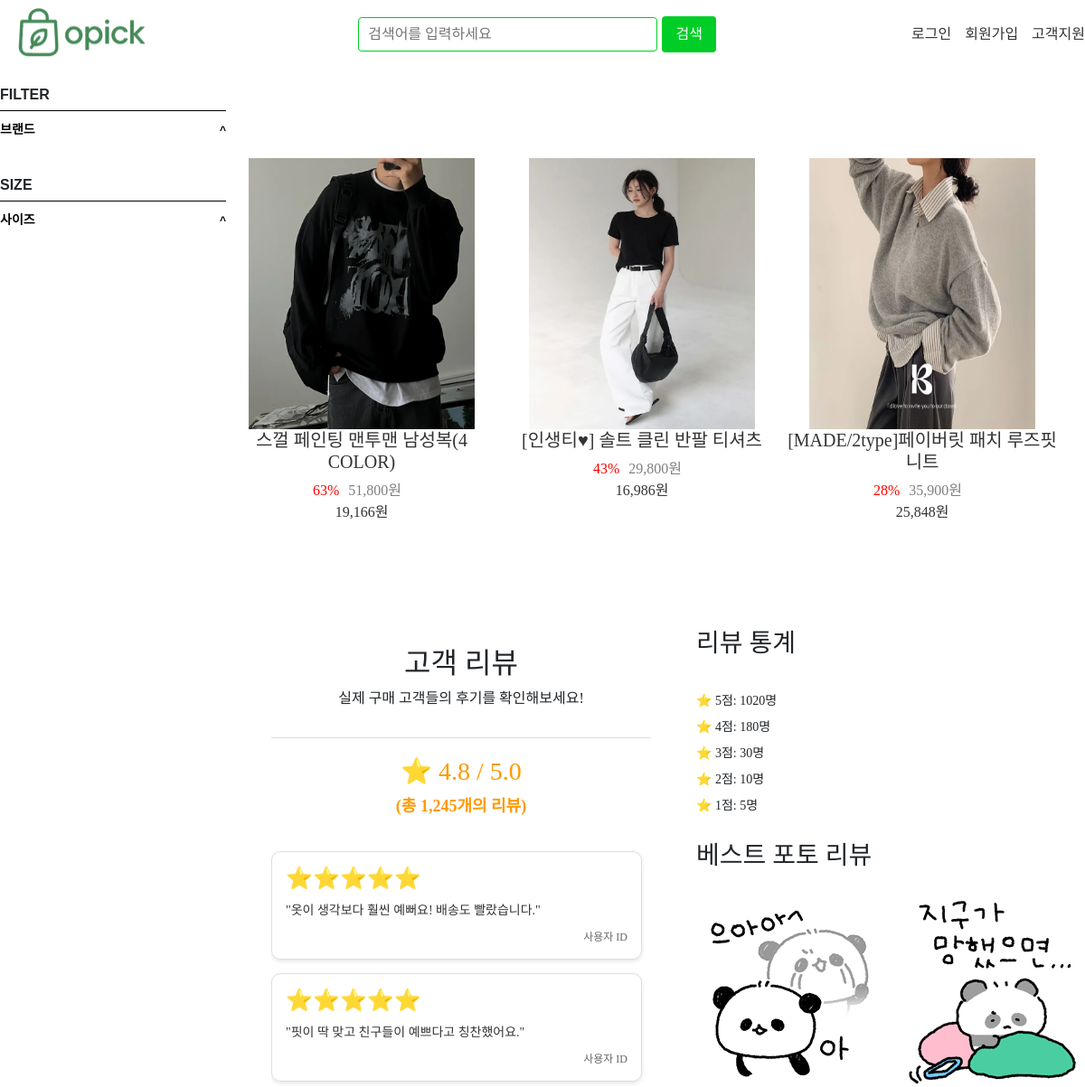
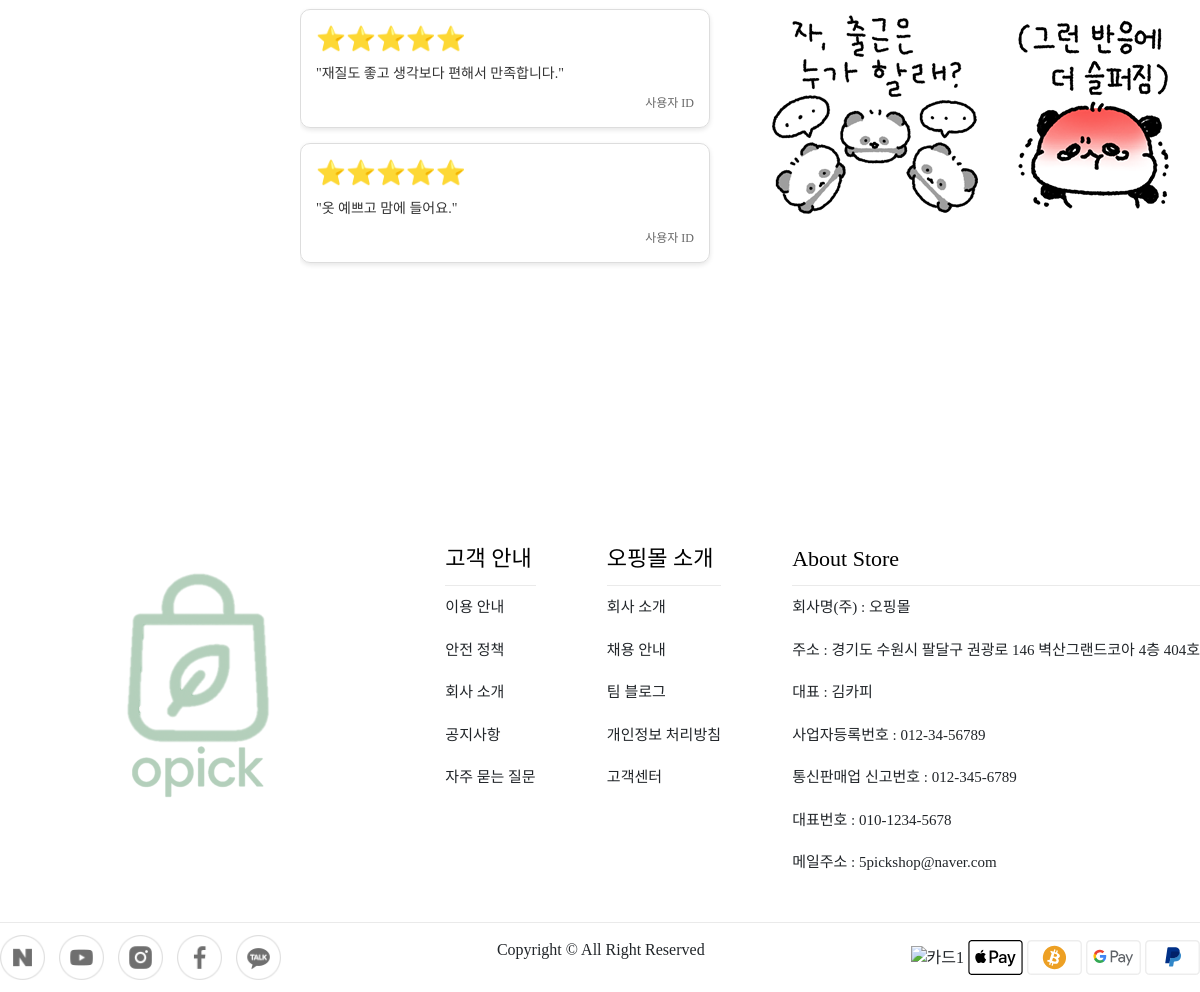
/items/list/, run on the app's committed database (2 pictures, top to bottom).
### main/models.py (models this page shows)
class Product(db.Model):
    id = db.Column(db.Integer, primary_key=True , autoincrement=True)  # db에 생성된 순서로 부여되는 id
    title = db.Column(db.String(200), nullable=False) # 제목 / 필수입력
    content = db.Column(db.Text(), nullable=False) # 글 내용 / 필수입력
    create_date = db.Column(db.DateTime, nullable=False) # 작성일, 시각 / 자동생성
    modify_date = db.Column(db.DateTime, nullable=True) # 글 수정시 수정시각 알려줌
    price = db.Column(db.Integer, nullable=False) # 가격 / 필수입력
    discount = db.Column(db.Integer, nullable=True) # 할인율저장 / 필수아님
    user_id = db.Column(db.Integer, db.ForeignKey('user.id', ondelete='CASCADE'), nullable=False) # 사용자 삭제시 작성글 삭제
    user = db.relationship('User', backref=db.backref('Product_set')) # Product 에서 user(작성자)를 참조
    images = db.relationship('ProductImage', backref='product', cascade="all, delete-orphan")

class ProductImage(db.Model):
    id = db.Column(db.Integer, primary_key=True , autoincrement=True)
    product_id = db.Column(db.Integer, db.ForeignKey('product.id', ondelete='CASCADE'), nullable=False)
    img_path = db.Column(db.String(200), nullable=True, default='product_img/상품기본.gif') # 이미지 삽입시 사진이 아니라 이미지 저장 경로 추적 / 필수입력 아님

### main/views/items_views.py (the view)
@bp.route('/list/')
def _list():
    products = Product.query.order_by(Product.create_date.desc()).all()
    return render_template('items/items_list.html', products=products)

### main/views/auth_views.py (called while the page is built)
@bp.before_app_request
def load_logged_in_user():
    user_id = session.get('user_id')
    if user_id is None:
        g.user = None
    else:
        g.user = User.query.get(int(user_id))

### main/templates/items/items_list.html (shortened to what this page needs)
{% extends 'base.html' %}
{% block sub %}
    <link rel="stylesheet" href="{{ url_for('static', filename='sub_css/sub_index.css') }}">
    <link rel="stylesheet" href="{{ url_for('static', filename='sub_css/sub_common.css') }}">
{% endblock %}
{% block content %}
    <div id="slider1">
        <div class="filter">
            <div class="filter-line">
                <h3 class="filter-title">FILTER</h3>
                <div class="filter-section">
                    <button class="filter-toggle">브랜드<span class="arrow">^</span></button>
                </div>
            </div>
        </div>
        <div class="cont1">
            <div class="size">
                <div class="size-line">
                    <h3 class="size-title">SIZE</h3>
                    <div class="size-section">
                        <button class="size-toggle">사이즈<span class="arrow2">^</span></button>
                    </div>
                </div>
            </div>
            <div class="product-container">
                {% if products %}
                    {% for p in products %}
                        <div class="product-card-wrapper">
                            <a href="{{ url_for('items.detail', product_id=p.id) }}">
                                <div class="product-card" data-color="{{ p.color or 'default' }}">
                                    {% if p.images %}
                                        <img src="{{ url_for('static', filename=p.images[0].img_path) }}"
                                             alt="{{ p.title }}">
                                    {% else %}
                                        <img src="{{ url_for('static', filename='product_img/상품기본.gif') }}"
                                             alt="{{ p.title }}">
                                    {% endif %}
                                    <h3>{{ p.title }}</h3>
                                    <div class="disa1">
                                        <span>{{ p.discount }}%</span>
                                        <p>{{ "{:,}".format( p.price) }}원</p>
                                    </div>
                                    <p class="discount">{{ "{:,}".format( (p.price * (1 - p.discount / 100))|round(0)|int) }}원</p>
                                </div>
                            </a>
                        </div>
                    {% endfor %}
                {% else %}
                    <p style="text-align:center; margin-top:50px;">등록된 상품이 없습니다.</p>
                {% endif %}
            </div>
        </div>
    </div>
    <div id="slider3">
        <div class="cont5">
            <div class="pull3"></div>
            <div class="five">
                <div class="d1">
                    <h2>고객 리뷰</h2>
                    <p>실제 구매 고객들의 후기를 확인해보세요!</p>
                </div>
                <div class="d2">
                    <h3>⭐ 4.8 / 5.0</h3>
                    <p>(총 1,245개의 리뷰)</p>
                </div>
                <div class="d3">
                    <div class="review-card">
                        <h4>⭐⭐⭐⭐⭐</h4>
                        <p>"옷이 생각보다 훨씬 예뻐요! 배송도 빨랐습니다."</p>
                        <span> 사용자 ID</span>
                    </div>
                    <div class="review-card">
                        <h4>⭐⭐⭐⭐⭐</h4>
                        <p>"핏이 딱 맞고 친구들이 예쁘다고 칭찬했어요."</p>
                        <span> 사용자 ID</span>
                    </div>
                    <div class="review-card">
                        <h4>⭐⭐⭐⭐⭐</h4>
                        <p>"재질도 좋고 생각보다 편해서 만족합니다."</p>
                        <span> 사용자 ID</span>
                    </div>
                    <div class="review-card">
                        <h4>⭐⭐⭐⭐⭐</h4>
                        <p>"옷 예쁘고 맘에 들어요."</p>
                        <span>사용자 ID</span>
                    </div>
                </div>
            </div>
            <div class="review-extra">
                <h3>리뷰 통계</h3>
                <ul>
                    <li>⭐ 5점: 1020명</li>
                    <li>⭐ 4점: 180명</li>
                    <li>⭐ 3점: 30명</li>
                    <li>⭐ 2점: 10명</li>
                    <li>⭐ 1점: 5명</li>
                </ul>
                <h3>베스트 포토 리뷰</h3>
                <div class="photo-reviews">
                    <img src="./img/panda.png" alt="리뷰1">
                    <img src="./img/panda2.png" alt="리뷰2">
                    <img src="./img/panda3.png" alt="리뷰3">
                    <img src="./img/panda4.png" alt="리뷰4">
                </div>
            </div>
        </div>
    </div>
{% endblock %}

### main/templates/base.html (shortened to what this page needs)
<!DOCTYPE html>
<html lang="ko">
<head>
    <link rel="stylesheet" href="https://cdn.jsdelivr.net/npm/bootstrap@5.3.6/dist/css/bootstrap.min.css">
    <link rel="stylesheet" href="https://cdnjs.cloudflare.com/ajax/libs/font-awesome/6.6.0/css/all.min.css">
    <link rel="stylesheet" href="https://cdn.jsdelivr.net/npm/swiper@11/swiper-bundle.min.css" />
    <link rel="stylesheet" href="{{ url_for('static', filename='sub_css/sub_common.css') }}">
{% block sub %}
{% endblock %}
</head>
<body>
    <header>
        <div class="head">
            <div class="logo">
                <a href="{{ url_for('main.index') }}"><img src="{{ url_for('static', filename='img/main/찐막로고.png') }}" alt="짝퉁로고"></a>
            </div>
            <div class="search">
                <input type="text" placeholder="검색어를 입력하세요">
                <button>검색</button>
            </div>
            <ul class="nav">
                {% if g.user %}
                <li><a href="{{ url_for('auth.logout') }}">로그아웃</a></li>
                <li><a href="{{ url_for('member.mypage') }}">마이페이지</a></li>
                {% else %}
                <li><a href="{{ url_for('auth.login') }}">로그인</a></li>
                <li><a href="{{ url_for('auth.signup') }}">회원가입</a></li>
                {% endif %}
                <li><a href="">고객지원</a></li>
            </ul>
        </div>
    </header>
{% block content %}
{% endblock %}
 <div class="footer">
            <div class="footer-all">
                <div class="footer-logo">
                    <img src="{{ url_for('static', filename='img/main/찐찐찐막로고.png') }}" alt="">
                </div>
                <div class="footer-text">
                    <div>
                        <ul class="footer-text1">
                            <li>고객 안내</li>
                            <li>이용 안내</li>
                            <li>안전 정책</li>
                            <li>회사 소개</li>
                            <li>공지사항</li>
                            <li>자주 묻는 질문</li>
                        </ul>
                    </div>
                    <div>
                        <ul class="footer-text1">
                            <li>오핑몰 소개</li>
                            <li>회사 소개</li>
                            <li>채용 안내</li>
                            <li>팀 블로그</li>
                            <li>개인정보 처리방침</li>
                            <li>고객센터</li>
                        </ul>
                    </div>
                    <div>
                        <ul class="footer-text1">
                            <li>About Store</li>
                            <li>회사명(주) : 오핑몰</li>
                            <li>주소 : 경기도 수원시 팔달구 권광로 146 벽산그랜드코아 4층 404호</li>
                            <li>대표 : 김카피</li>
                            <li>사업자등록번호 : 012-34-56789</li>
                            <li>통신판매업 신고번호 : 012-345-6789</li>
                            <li>대표번호 : 010-1234-5678</li>
                            <li>메일주소 : 5pickshop@naver.com</li>
                        </ul>
                    </div>
                </div>
            </div>
            <div class="footer-sub">
                <div class="footer-sub-all">
                    <div class="footer-icon">
                        <a href="https://www.naver.com/"><img src="{{ url_for('static', filename='img/main/sub/naver.png') }}" alt="naver_logo"></a>
                        <a href="https://www.youtube.com/"><img src="{{ url_for('static', filename='img/main/sub/youtube.png') }}" alt="youtube_logo"></a>
                        <a href="https://www.instagram.com/"><img src="{{ url_for('static', filename='img/main/sub/instar.png') }}" alt="instagram_logo"></a>
                        <a href="https://www.facebook.com/"><img src="{{ url_for('static', filename='img/main/sub/f-book.png') }}" alt="facebook_logo"></a>
                        <a href="https://www.kakaocorp.com/page/service/service/KakaoTalk?lang=ko"><img src="{{ url_for('static', filename='img/main/sub/kotalk.png') }}" alt="kakao_logo"></a>
                    </div>
                    <p>Copyright © All Right Reserved</p>
                    <div class="footer-card">
                        <img src="{{ url_for('static', filename='img/main/card1.svg') }}" alt="카드1">
                        <img src="{{ url_for('static', filename='img/main/card2.svg') }}" alt="카드2">
                        <img src="{{ url_for('static', filename='img/main/card3.svg') }}" alt="카드3">
                        <img src="{{ url_for('static', filename='img/main/card4.svg') }}" alt="카드4">
                        <img src="{{ url_for('static', filename='img/main/card5.svg') }}" alt="카드5">
                    </div>
                </div>
            </div>
        </div>
</body>
</html>

### main/static/sub_css/sub_common.css (style rules this page uses)
* { margin: 0; padding: 0; box-sizing: border-box; }
ul, ol { list-style: none; }
a { text-decoration: none; color: #333; }
body { font-family: 'Pretendard'; }
header { width: 100%; height: 75px; }
.head { width: 1200px; height: 75px;margin: 0 auto; display: flex; justify-content: space-between; align-items: center; }
.logo { height: 100%; }
.logo img { width: 180px; height: 65px; margin-top: 4px; }
.search { flex: 1; display: flex; justify-content: center; align-items: center; gap: 5px; }
.search input { width: 40%; padding: 6px 10px;border: 1px solid #00CD26;border-radius: 4px;cursor: pointer; }
.search button { padding: 8px 15px;border: none; background-color: #00CD26;color: white;border-radius: 4px;cursor: pointer; }
.nav { display: flex; gap: 15px; }
.nav li { list-style: none; }
.footer { width: 100%; height: 500px; display: flex; flex-direction: column; display: flex; justify-content: center; align-items: center; }
.footer-all { margin-bottom: 50px; width: 1200px; height: 500px; display: flex; justify-content: center; align-items: center; }
.footer-logo { width: 400px; display: flex; justify-content: center; }
.footer-logo img { width: 150px; background-color: white; opacity: 0.4; }
.footer-text { margin-left: 20px; width: 800px; height: 300px; display: flex; justify-content: space-between; }
.footer-text1 li:nth-of-type(1) { color: black; cursor: default; font-size: 22px; font-weight: 450; border-bottom: 1px solid #4444441c; }
.footer-text1 li { padding-top: 10px; cursor: pointer; font-size: 15px; font-weight: 400; padding-bottom: 10px; }
.footer-sub { width: 100%; height: 70px; }
.footer-sub-all { width: 1200px; height: 70px; border-top: 1px solid #4444441c; margin: 0 auto; display: flex; justify-content: space-between; align-items: center; }
.footer-icon img { width: 45px; height: 45px; margin-right: 10px; }
.footer-card img { width: 55px; }

### data on the page
Product: img_path (picture), title "스껄 페인팅 맨투맨 남성복(4 COLOR)", discount "63", price "51,800", (p.price*(1-p.discount/100))|round(0)|int "19,166"
Product: img_path (picture), title "[인생티♥] 솔트 클린 반팔 티셔츠", discount "43", price "29,800", (p.price*(1-p.discount/100))|round(0)|int "16,986"
Product: img_path (picture), title "[MADE/2type]페이버릿 패치 루즈핏 니트", discount "28", price "35,900", (p.price*(1-p.discount/100))|round(0)|int "25,848"
